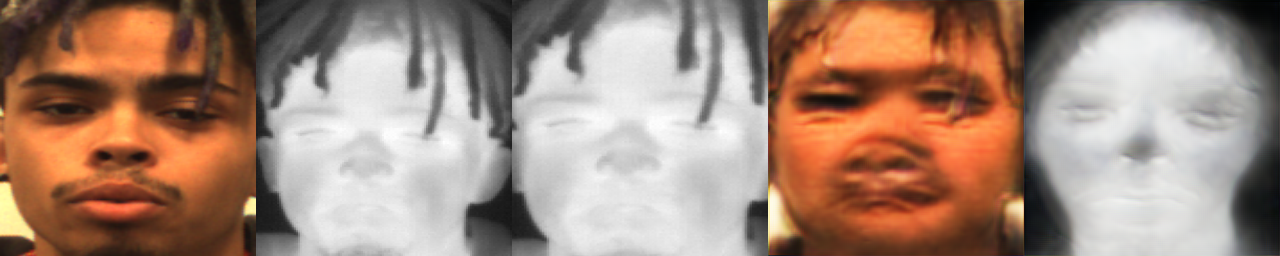
#> input picture STN/samples/300.png, 1280 x 256 px, given as the content of the folder none, which was not available
$ python Eurecom_MagOther.py
#> lines starting #> are read from the running program, lines starting #| are printed output that depends on the picture; pictures that were not available may be replaced by others from this repository, and a replacement may not be noted
from PIL import Image
import numpy as np
import pandas as pd
import argparse
from os import listdir,makedirs
from os.path import isfile,join
import cv2
import os,glob
import re
import itertools
import matplotlib.pyplot as plt
from scipy.fft import fft2, fftshift
from skimage import img_as_float
from skimage.color import rgb2gray
from skimage.filters import window
import skimage.io
from tqdm import tqdm
from matplotlib import cm

################
# CONVERSION
################

# [25 lines left out: function get_arrays, not called in this run]

def convert_grayscale(real, fake):
    """
    real - directory for real_B
    fake - directory for fake_B

    """
#> called with real = 'none', fake = 'none'
    reals = []
    reals_image_names = []
    reals_nums = []
    files = [f for f in listdir(real) if isfile(join(real,f))]
    for image in files:
        num_label = [int(s) for s in re.findall(r'\d+', image)]
        reals_image_names.append(image)
        reals_nums.append(num_label)
        img = cv2.imread(os.path.join(real,image))
#> img is the input picture: shape (256, 1280, 3); mean B, G, R 121.3, 136.3, 163.7
        gray_REAL = cv2.cvtColor(img,cv2.COLOR_BGR2GRAY)
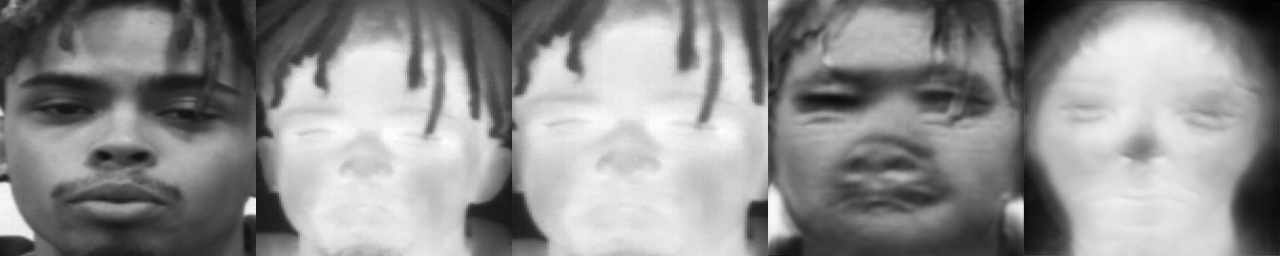
#> gray_REAL: shape (256, 1280); min 1, max 255, mean 142.8
        reals.append(gray_REAL)
    real_digits_ = list(itertools.chain.from_iterable(reals_nums))

    fakes = []
    fakes_image_names = []
    fakes_nums = []
    files_ = [f for f in listdir(fake) if isfile(join(fake,f))]
    for image in files_:
        num_label = [int(s) for s in re.findall(r'\d+', image)]
        fakes_image_names.append(image)
        fakes_nums.append(num_label)
        img_ = cv2.imread(os.path.join(fake,image))
        gray_FAKE = cv2.cvtColor(img_,cv2.COLOR_BGR2GRAY)
        fakes.append(gray_FAKE)
    fake_digits_ = list(itertools.chain.from_iterable(fakes_nums))
    return reals, reals_image_names, real_digits_, fakes, fakes_image_names, fake_digits_


################
# MSE
################


def other_spec(master_array):
    def my_wimage_fft(image):
        image_f = np.abs(fftshift(fft2(image)))
        return image_f

    values = []
    for i in range(0, len(master_array)):  # len is the same for fake and real
        real = master_array[i][4]  # just a path
        fake = master_array[i][2]  # just a path

        # calculate images
        real_arr = np.array(real, dtype=np.float32)
        fake_arr = np.array(fake, dtype=np.float32)

        real_mag = np.log(my_wimage_fft(real_arr))
        fake_mag = np.log(my_wimage_fft(fake_arr))

        try:
            from sklearn.metrics import mean_absolute_error
            score = mean_absolute_error(real_mag, fake_mag)
        except:
            continue

        print(score)
        values.append(score)

    table = pd.DataFrame(values)
    return values, table


# [24 lines left out: functions make_spectra, save_spectra_images, not called in this run]


def main(fake_dir, real_dir, experiment, test_set):
    """
    fake_B, fake_B_names, fake_B_nums = get_arrays(fake_dir) # convert to arrays
    fake_B_cat = [list(a) for a in zip(fake_B_nums, fake_B_names, fake_B)]

    real_B, real_B_names, real_B_nums = get_arrays(real_dir) # convert to arrays
    real_B_cat = [list(a) for a in zip(real_B_nums, real_B_names, real_B)]

    # create dataframes <- need to work on a more efficient way to enumerate the list
    fb = pd.DataFrame(fake_B_cat)
    rb = pd.DataFrame(real_B_cat)
    merged = fb.merge(rb, on=0)
    master = merged.values.tolist() #change back into list of lists


    """

    # Images need to be ready in 2channel for MSE
    reals, reals_image_names, real_digits_, fakes, fakes_image_names, fake_digits_ = convert_grayscale(real_dir, fake_dir)
#> reals = 1 item; reals_image_names = ['300.png']; real_digits_ = [300]; fakes = 1 item; fakes_image_names = ['300.png']; fake_digits_ = [300]
    real_zip = [list(a) for a in zip(real_digits_, reals_image_names, reals)]
#> real_zip = 1 item
    fake_zip = [list(a) for a in zip(fake_digits_, fakes_image_names, fakes)]
#> fake_zip = 1 item
    r_df = pd.DataFrame(real_zip)
#> r_df = table of 1 rows and 3 columns
    f_df = pd.DataFrame(fake_zip)
#> f_df = table of 1 rows and 3 columns
    merged = f_df.merge(r_df, on=0)
#> merged = table of 1 rows and 5 columns
    master = merged.values.tolist()
#> master = 1 item

    # calculate values
    other_values, other_table = other_spec(master)
#> the loop in other_spec, `for i in range(0, len(master_array)):` made 1 pass
#> score on pass 1: 0
#| 0.0
#> pass 1, in other_spec, `real_mag = np.log(my_wimage_fft(real_arr))`:
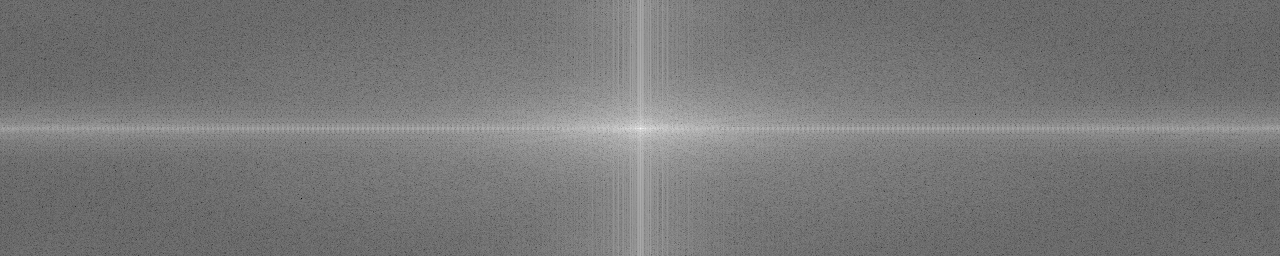
#> real_mag: shape (256, 1280) float32; min -3.74, max 17.66, mean 6.32; drawn with min black and max white
#> after the loop in other_spec, `for i in range(0, len(master_array)):`: values = [0]
#> in other_spec, `table = pd.DataFrame(values)`: table = table of 1 rows and 1 columns
#> other_values = [0]; other_table = table of 1 rows and 1 columns
    other_values_ = np.array(other_values)
#> other_values_ = [0]

    # Return average
    print("--------------Experiment: {} | Average Score of Magnitude Spectra: [ {} ]-------------".format(experiment, other_values_.mean()))
#| --------------Experiment: none | Average Score of Magnitude Spectra: [ 0.0 ]-------------

    """
    # Save spectra images
    save_spectra_images(master, experiment)

    eurecom_test_files = pd.read_csv(opt.test_set+".txt", sep=" ", header=None)
    b = eurecom_test_files[0] # images 0 through 105 in the fake and real dirs follow exactly the order of the test files
    other_table = pd.concat([other_table, b], axis=1)

    # don't save it
    #other_table.to_csv('/home/local/AD/cordun1/experiments/TFC-GAN/evaluation/Eurecom/%s/mse_spec.csv' % (experiment))
    """


### MAIN ###
if __name__ == '__main__':

    #fake_dir = '/Users/catherine/Documents/GANs_Research/my_imps/research_models/evaluation/exp_a1/fake_B'
    #real_dir = '/Users/catherine/Documents/GANs_Research/my_imps/research_models/evaluation/exp_a1/real_B'

    parser = argparse.ArgumentParser()
    parser.add_argument("--test_set", type=str, default="eurecom_test_set", help="list of test set file names")
    parser.add_argument("--real_dir", type=str, default="none", help="path real_B directory")
    parser.add_argument("--fake_dir", type=str, default="none", help="path fake_B directory")
    parser.add_argument("--experiment", type=str, default="none", help="experiment name")
    opt = parser.parse_args()
    print(opt)

    print("This is a script to test other metrics, no spectra are saved..")

    #os.makedirs("/home/local/AD/cordun1/experiments/TFC-GAN/evaluation/Eurecom/%s/spectra/" % opt.experiment, exist_ok=True)

    main(opt.fake_dir, opt.real_dir, opt.experiment, opt.test_set)

$ run again, on STN/samples/450.png
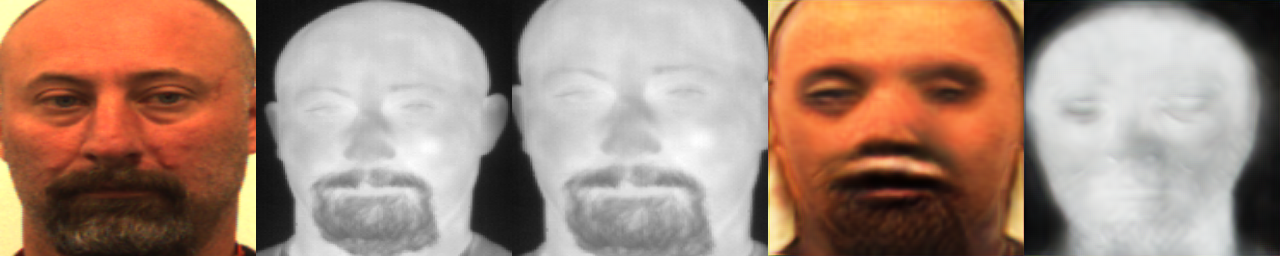
#> input picture STN/samples/450.png, 1280 x 256 px, given as the content of the folder none, which was not available
#> in convert_grayscale, img is the input picture: shape (256, 1280, 3); mean B, G, R 121.2, 136.6, 165.5
#> in convert_grayscale, `gray_REAL = cv2.cvtColor(img,cv2.COLOR_BGR2GRAY)`:
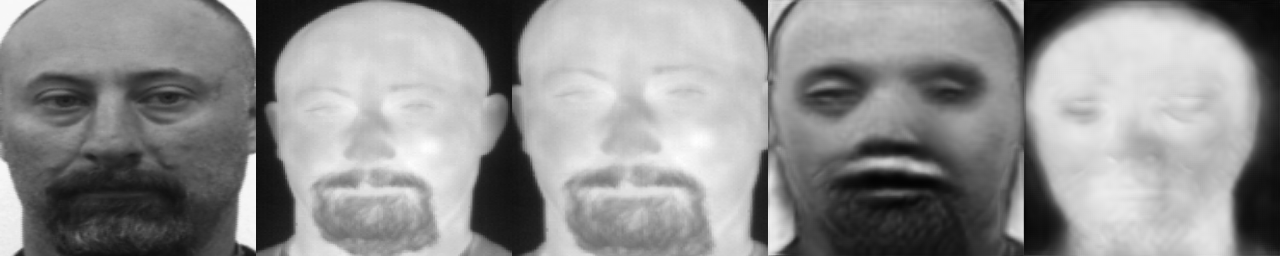
#> gray_REAL: shape (256, 1280); min 3, max 255, mean 143.5
#> reals = 1 item; reals_image_names = ['450.png']; real_digits_ = [450]; fakes = 1 item; fakes_image_names = ['450.png']; fake_digits_ = [450]
#> real_zip = 1 item
#> r_df = table of 1 rows and 3 columns
#> merged = table of 1 rows and 5 columns
#> master = 1 item
#> the loop in other_spec, `for i in range(0, len(master_array)):` made 1 pass
#> score on pass 1: 0
#> (printed output is left out)
#> pass 1, in other_spec, `real_mag = np.log(my_wimage_fft(real_arr))`:
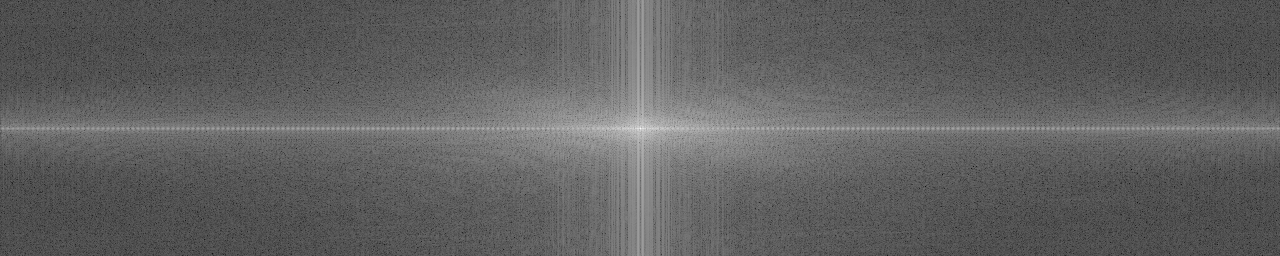
#> real_mag: shape (256, 1280) float32; min -0.317, max 17.67, mean 6.48; drawn with min black and max white
#> after the loop in other_spec, `for i in range(0, len(master_array)):`: values = [0]
#> table = table of 1 rows and 1 columns
#> other_values = [0]; other_table = table of 1 rows and 1 columns
#> other_values_ = [0]
#| --------------Experiment: none | Average Score of Magnitude Spectra: [ 0.0 ]-------------
